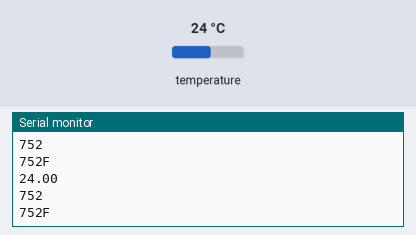
Simulated run of this sketch. Board: Arduino Uno, built with avr-gcc and run on an emulated ATmega328P. On the bench: the last lines printed to the serial monitor. The inputs (shaded band) are chosen by the test bench; at power-on: temperature 24 °C.

Above: at 2.7 s.
2.8 s: temperature set to 12 °C
At 4.1 s:
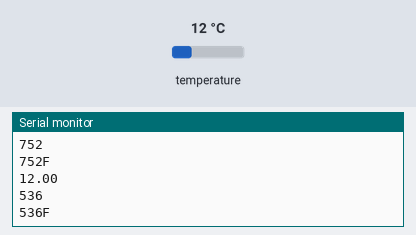
4.3 s: temperature set to 19 °C
At 5.5 s:
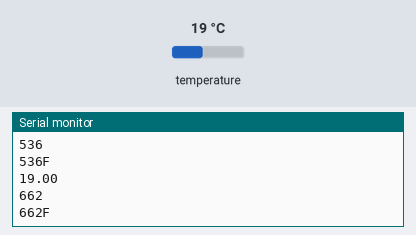
Timing chart, 0 to 7.3 s (numbered marks = the images above; inputs shaded):
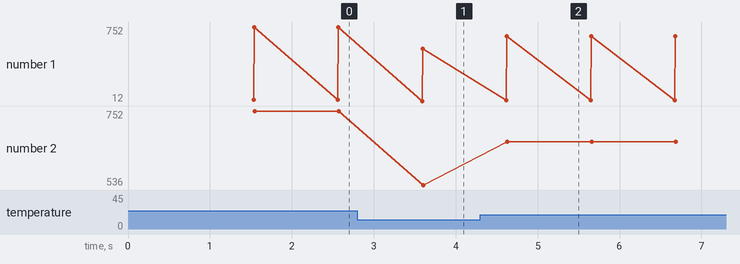

Measured:
- after the input at 2.8 s, the serial monitor: prints a new line after 0.79 s (image 1)
- after the input at 4.3 s, the serial monitor: prints a new line after 0.32 s (image 2)
- plotted number 1: 752 → 536 after the input at 2.8 s, 536 → 662 after the input at 4.3 s
- plotted number 2: 752 → 536 after the input at 2.8 s, 536 → 662 after the input at 4.3 s

The sketch:

temperature_output_to_serial.ino
```cpp
/*
(c) Hector Martinez III
    hmartineziii@gmail.com

Uses the temp sensor to output to serial LED display
*/

#include <SoftwareSerial.h>
#include <OneWire.h>

// These are the Arduino pins required to create a software serial
//  instance. We'll actually only use the TX pin.
const int softwareTx = 8;
const int softwareRx = 7;

// initializes the temp sensor o the analog output pin 2
int DS18S20_Pin = 2;


//initialize class SoftwareSerial with instance s7s
SoftwareSerial s7s(softwareRx, softwareTx);

//initialize class OneWire temp sensor with instance ds
OneWire ds(DS18S20_Pin);

char tempString[10];  // Will be used with sprintf to create strings

void setup()
{
  //Serial in this case is to the console log
  Serial.begin(9600);
  // Must begin s7s software serial at the correct baud rate.
  //  The default of the s7s is 9600.
  s7s.begin(9600);
  // Clear the display, and then turn on all segments and decimals
  clearDisplay();  // Clears display, resets cursor
  s7s.print("HOLA");  // Displays -HI- on all digits
  setDecimals(0b000000);  // Do not turn on any decimals, colon, apos
  // Flash brightness values at the beginning
  //setBrightness(255);  // Lowest brightness
  //delay(1500);
  //setBrightness(127);  // Medium brightness
  //delay(1500);
  setBrightness(0);  // High brightness
  delay(1500);
  // Clear the display before jumping into loop
  clearDisplay();
}


void loop()
{
  float temperature = getTemp();
  // Magical sprintf creates a string for us to send to the s7s.
  //  The %4d option creates a 3-digit integer. the %c creates a digit for F or C
  Serial.println(temperature);
  int td_f_temp = (temperature*1.8+32)*10;
  int td_c_temp = temperature*10; //not printed
  sprintf(tempString, "%3d%c", td_f_temp,'F');
  Serial.println(td_f_temp);
  Serial.println(tempString);
  s7s.print(tempString); // This will output the tempString to the S7S
  setDecimals(0b00100010);  // Sets digit 2 decimal on and apostrophe
  delay(1000);  // This will make the display update at 100Hz.
}


//-----------------------------------------------------//
//  Functions for 7 series LED display                 //
// Send the clear display command (0x76)
//  This will clear the display and reset the cursor
void clearDisplay()
{
  s7s.write(0x76);  // Clear display command
}

// Set the displays brightness. Should receive byte with the value
//  to set the brightness to
//  dimmest------------->brightest
//     0--------127--------255
void setBrightness(byte value)
{
  s7s.write(0x7A);  // Set brightness command byte
  s7s.write(value);  // brightness data byte
}

// Turn on any, none, or all of the decimals.
//  The six lowest bits in the decimals parameter sets a decimal
//  (or colon, or apostrophe) on or off. A 1 indicates on, 0 off.
//  [MSB] (X)(X)(Apos)(Colon)(Digit 4)(Digit 3)(Digit2)(Digit1)
void setDecimals(byte decimals)
{
  s7s.write(0x77);
  s7s.write(decimals);
}


//-------------------------------------------------------------//
//  Temp sensor function for getting temperature in Celsius    //
float getTemp(){
  //returns the temperature from one DS18S20 in DEG Celsius
  byte data[12];
  byte addr[8];
  if ( !ds.search(addr)) {
      //no more sensors on chain, reset search
      ds.reset_search();
      return -1000;
  }
  if ( OneWire::crc8( addr, 7) != addr[7]) {
      Serial.println("CRC is not valid!");
      return -1000;
  }
  if ( addr[0] != 0x10 && addr[0] != 0x28) {
      Serial.print("Device is not recognized");
      return -1000;
  }
  ds.reset();
  ds.select(addr);
  ds.write(0x44,1); // start conversion, with parasite power on at the end
  byte present = ds.reset();
  ds.select(addr);
  ds.write(0xBE); // Read Scratchpad
  for (int i = 0; i < 9; i++) { // we need 9 bytes
    data[i] = ds.read();
  }
  ds.reset_search();
  byte MSB = data[1];
  byte LSB = data[0];
  float tempRead = ((MSB << 8) | LSB); //using two's compliment
  float TemperatureSum = tempRead / 16;
  return TemperatureSum;
}
```
